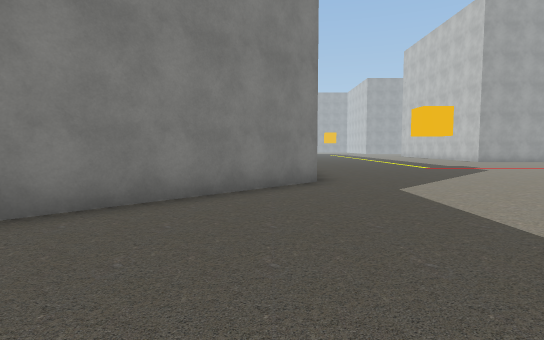
[1] (above)

24 first-person views from a walk through a Unity game level. The camera is 1.5 m above the floor, tilts 4° down and sees 80° across. The floor is counted in squares, 2 m on a side. Each view is taken from the middle of a square. On the plan, view 1 faces up. The plan holds only what a view shows up to about 11 squares ahead; the rest is blank. The place goes on beyond the plan. Some surface patterns are stand-ins.

[2]
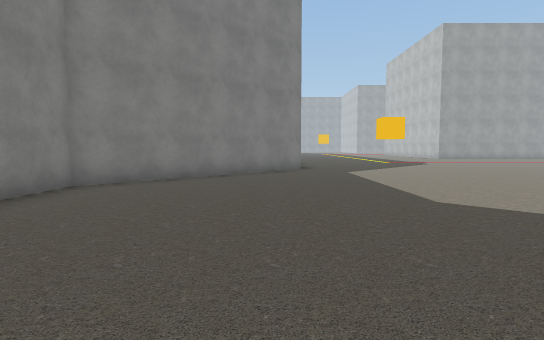

[3]
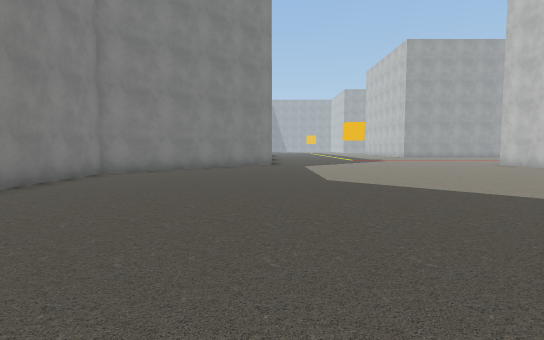

[4]
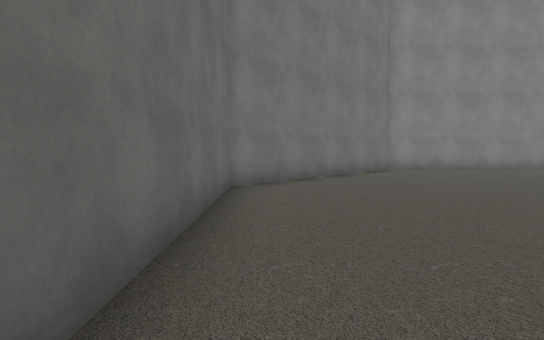

[5]
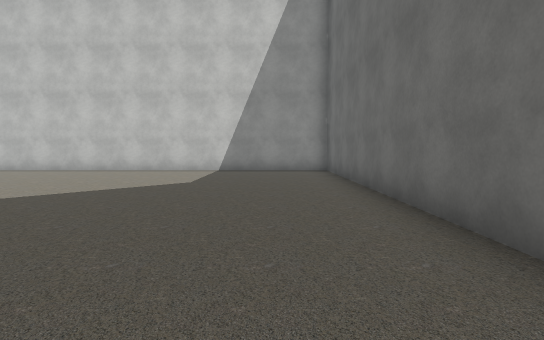

[6]
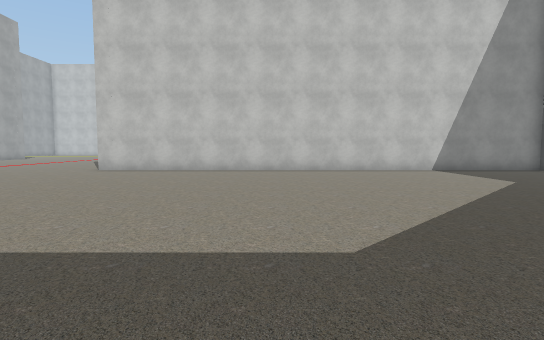

[7]
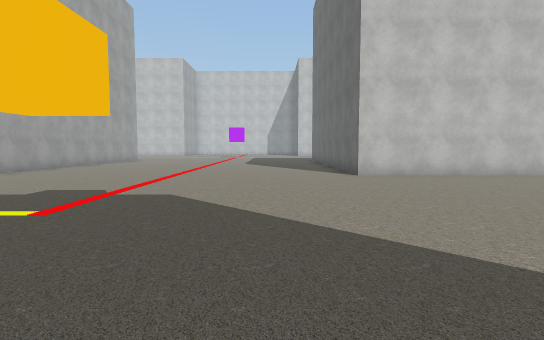

[8]
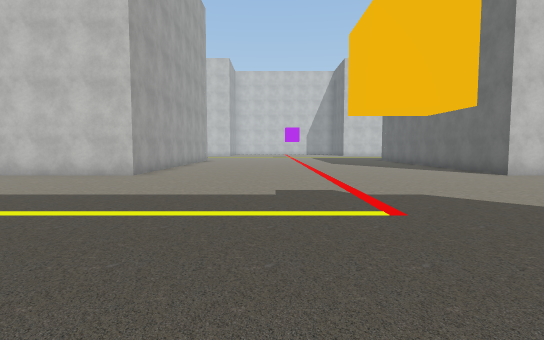

[9]
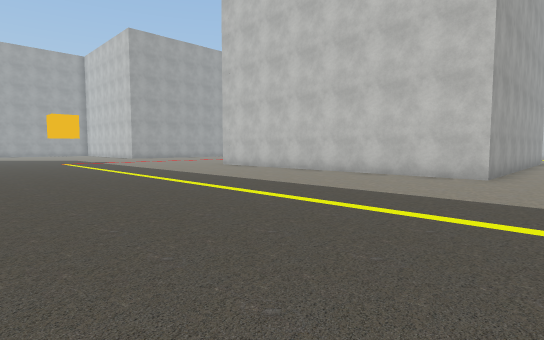

[10]
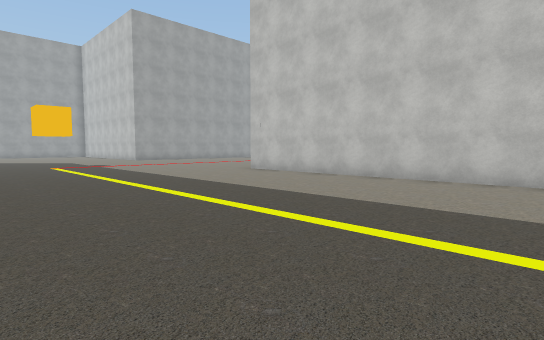

[11]
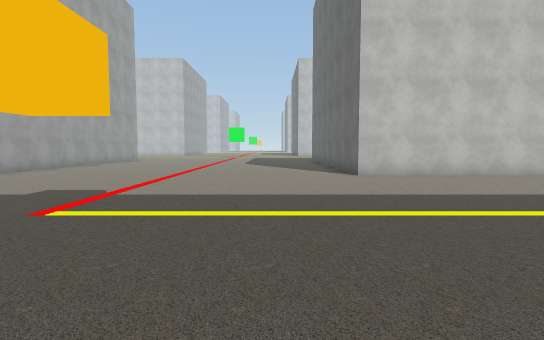

[12]
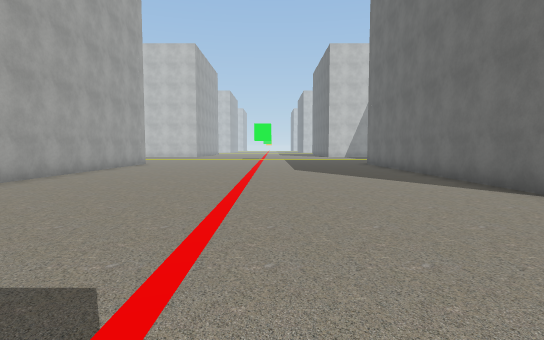

[13]
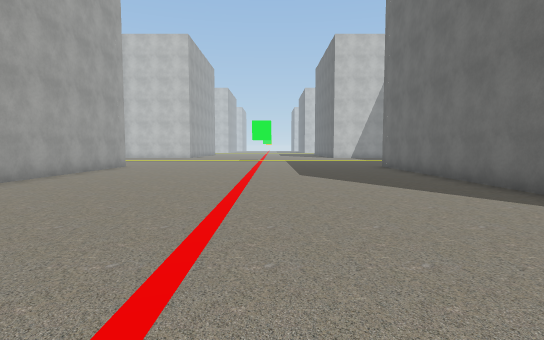

[14]
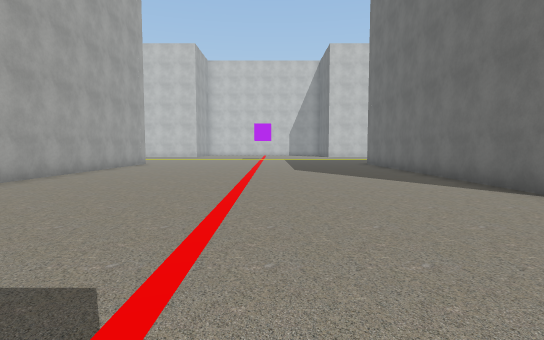

[15]
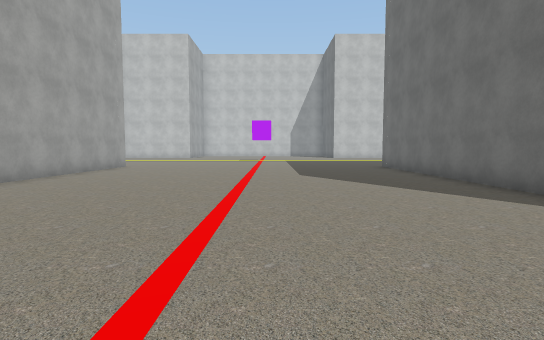

[16]
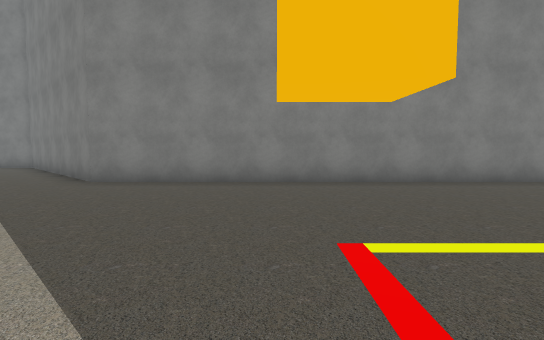

[17]
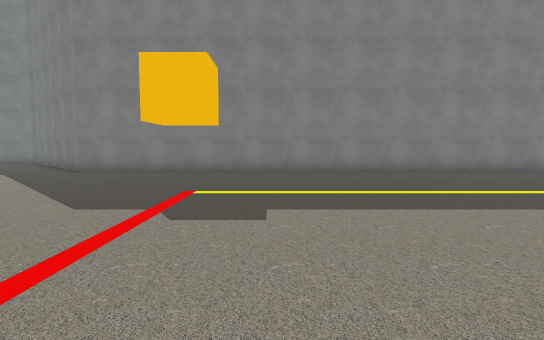

[18]
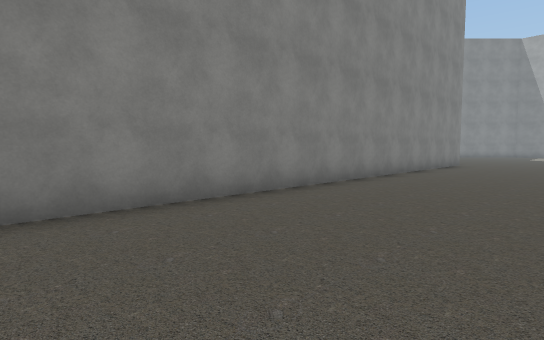

[19]
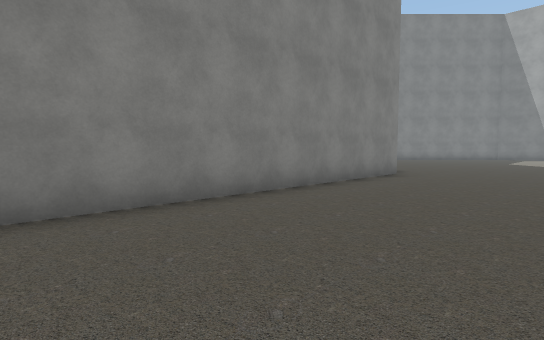

[20]
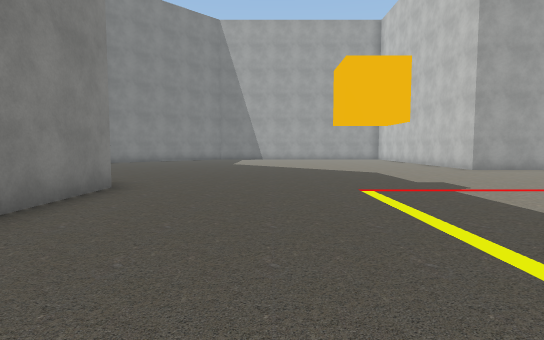

[21]
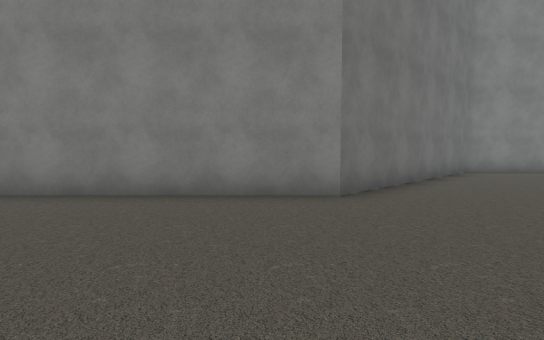

[22]
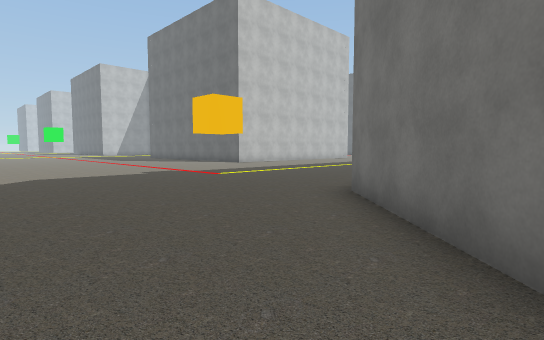

[23]
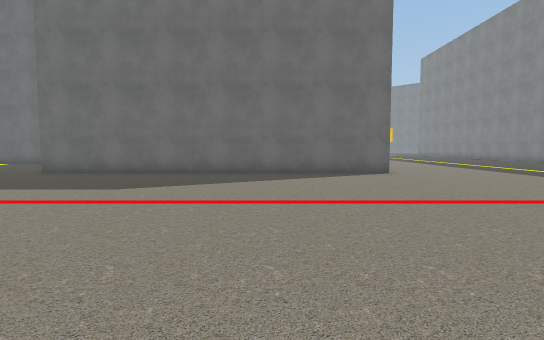

[24]
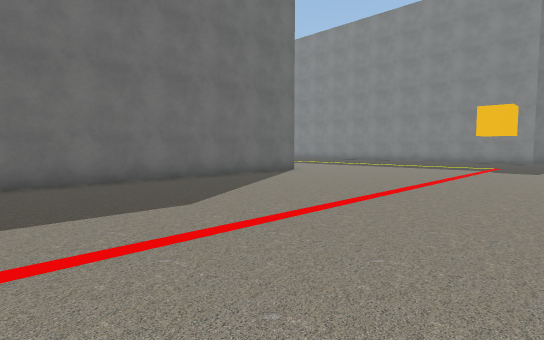

### Floor plan
Points are (right, up) in squares from view 1. A wall is a line through its corners. A room is listed if a view was taken in it or the views show most of it. See-through windows are left out.
Room 1 (views 1, 2, 3, 4, 5, 6, 7, 8, 9, 10, 11, 12, 13, 14, 15, 16, 17, 18, 19, 20, 21, 22, 23, 24)
walls: (19, 16.7) (10.6, 16.7) (10.6, 26.7) (19.5, 26.7); (19, 36.7) (10.6, 36.7); (-3.9, 36.9) (1, 32.1) (1, 7.1) (-3.9, 2.2) (-3.9, -3.1) (0.8, -7.8) (10.6, -7.8) (10.6, 6.7) (19, 6.7)

Where each view was taken, in squares from view 1:
view 1: 0 up, 0 right, facing up
view 2: 4 down, 0 right, facing up
view 3: 7 down, 1 right, facing up
view 4: 7 down, 7 right, facing left
view 5: 6 down, 0 right, facing right
view 6: 1 up, 0 right, facing right
view 7: 9 up, 2 right, facing right
view 8: 13 up, 2 right, facing right
view 9: 15 up, 2 right, facing up-right
view 10: 18 up, 3 right, facing up-right
view 11: 29 up, 2 right, facing right
view 12: 31 up, 6 right, facing right
view 13: 31 up, 8 right, facing right
view 14: 11 up, 6 right, facing right
view 15: 11 up, 8 right, facing right
view 16: 11 up, 8 right, facing left
view 17: 13 up, 11 right, facing left
view 18: 17 up, 5 right, facing up-left
view 19: 23 up, 5 right, facing up-left
view 20: 26 up, 4 right, facing up
view 21: 31 up, 6 right, facing left
view 22: 37 up, 2 left, facing down-right
view 23: 36 up, 14 right, facing down
view 24: 34 up, 19 right, facing down-left
